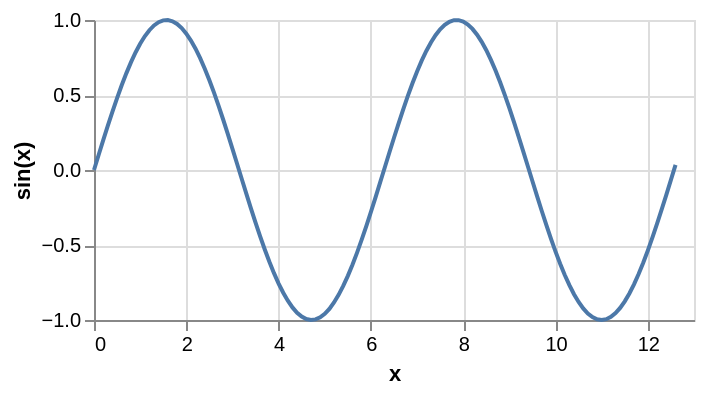

Source (Vega-Lite JSON):
### Vega-Lite specification from a JSON file in a GitHub repository (floating-point values rounded to 4 significant figures)
{"$schema": "https://vega.github.io/schema/vega-lite/v4.json", "description": "Plots a function using a generated sequence.", "width": 300, "height": 150, "data": {"sequence": {"start": 0, "stop": 12.7, "step": 0.1, "as": "x"}}, "transform": [{"calculate": "sin(datum.x)", "as": "sin(x)"}], "mark": "line", "encoding": {"x": {"field": "x", "type": "quantitative"}, "y": {"field": "sin(x)", "type": "quantitative"}}, "autosize": {"type": "pad"}}
